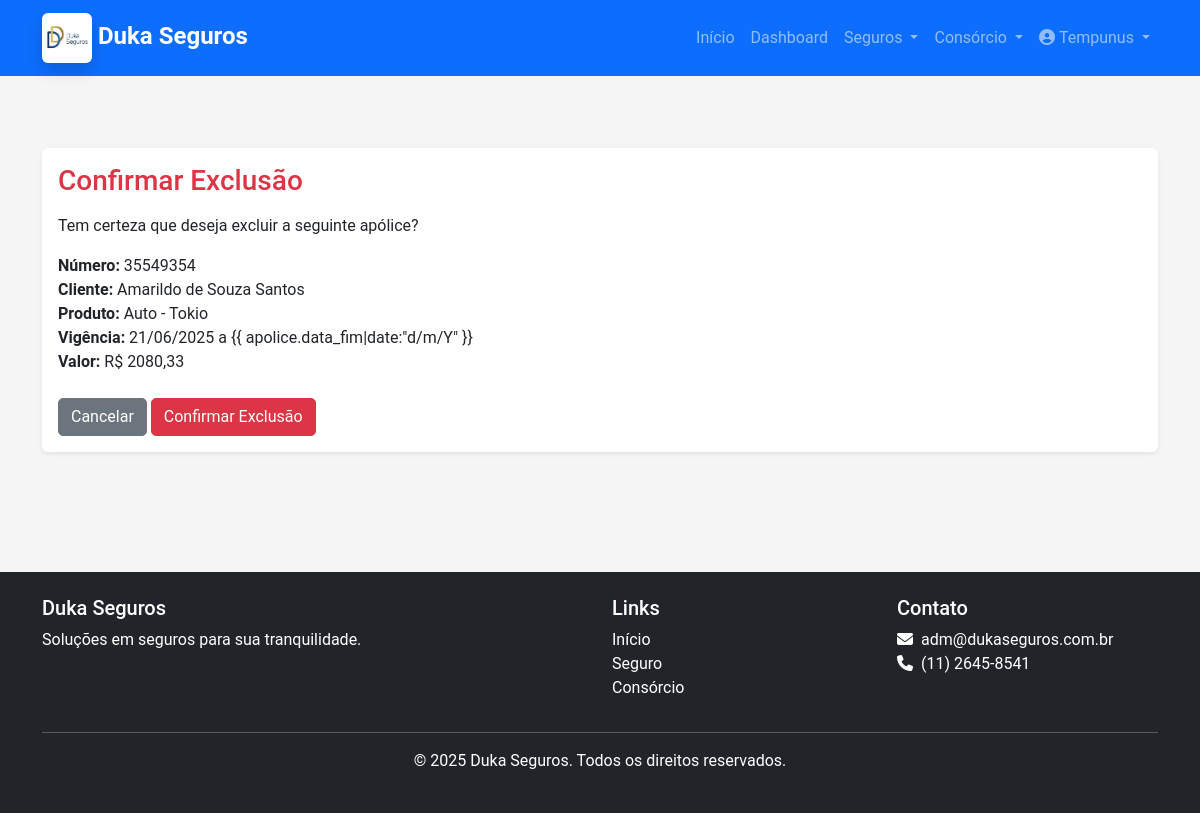
Page /apolices/4/excluir/ (signed in) on the committed database.
### core/models.py (models this page shows, shortened)
class Apolice(models.Model):
    STATUS_CHOICES = [
    ('PROPOSTA', 'Proposta'),
    ('APROVADA', 'Proposta Aprovada'),
    ('ATIVA', 'Ativa'),
    ('PENDENTE', 'Pendente'),
    ('CANCELADA', 'Cancelada'),
    ('VENCIDA', 'Vencida'),
    ('RENOVADA', 'Renovada'),
]
    numero = models.CharField(max_length=50, unique=True)
    cliente = models.ForeignKey(Cliente, on_delete=models.CASCADE, related_name='apolices')
    produto = models.ForeignKey(Produto, on_delete=models.CASCADE, related_name='apolices')
    data_inicio = models.DateField()
    data_fim = models.DateField()
    valor_premio = models.DecimalField(max_digits=10, decimal_places=2)
    valor_comissao = models.DecimalField(max_digits=10, decimal_places=2, blank=True, null=True)
    percentual_comissao = models.DecimalField(max_digits=5, decimal_places=2, blank=True, null=True)
    status = models.CharField(max_length=10, choices=STATUS_CHOICES, default='PROPOSTA')
    observacoes = models.TextField(blank=True, null=True)
    data_cadastro = models.DateTimeField(auto_now_add=True)
    data_atualizacao = models.DateTimeField(auto_now=True)
    cadastrado_por = models.ForeignKey(User, on_delete=models.SET_NULL, null=True, related_name='apolices_cadastradas')
    class Meta:
        verbose_name = 'Apólice'
        verbose_name_plural = 'Apólices'
        ordering = ['-data_inicio']

class Cliente(models.Model):
    TIPO_CHOICES = [
        ('PF', 'Pessoa Física'),
        ('PJ', 'Pessoa Jurídica'),
    ]
    tipo = models.CharField(max_length=2, choices=TIPO_CHOICES, default='PF')
    nome = models.CharField(max_length=200)
    documento = models.CharField(max_length=20, unique=True, help_text="CPF ou CNPJ")
    email = models.EmailField(blank=True, null=True)
    telefone = models.CharField(max_length=20, blank=True, null=True)
    endereco = models.CharField(max_length=255, blank=True, null=True)
    cidade = models.CharField(max_length=100, blank=True, null=True)
    estado = models.CharField(max_length=2, blank=True, null=True)
    cep = models.CharField(max_length=10, blank=True, null=True)
    data_nascimento = models.DateField(blank=True, null=True)
    observacoes = models.TextField(blank=True, null=True)
    data_cadastro = models.DateTimeField(auto_now_add=True)
    data_atualizacao = models.DateTimeField(auto_now=True)
    ativo = models.BooleanField(default=True)
    cadastrado_por = models.ForeignKey(User, on_delete=models.SET_NULL, null=True, related_name='clientes_cadastrados')
    class Meta:
        verbose_name = 'Cliente'
        verbose_name_plural = 'Clientes'
        ordering = ['nome']

class Produto(models.Model):
    CATEGORIA_CHOICES = [
        ('AUTO', 'Automóvel'),
        ('VIDA', 'Vida'),
        ('SAUDE', 'Saúde'),
        ('RESIDENCIAL', 'Residencial'),
        ('EMPRESARIAL', 'Empresarial'),
        ('OUTROS', 'Outros'),
    ]
    nome = models.CharField(max_length=200)
    codigo = models.CharField(max_length=20, blank=True, null=True)
    categoria = models.CharField(max_length=20, choices=CATEGORIA_CHOICES)
    descricao = models.TextField(blank=True, null=True)
    seguradora = models.ForeignKey(Seguradora, on_delete=models.CASCADE, related_name='produtos')
    data_cadastro = models.DateTimeField(auto_now_add=True)
    data_atualizacao = models.DateTimeField(auto_now=True)
    ativo = models.BooleanField(default=True)
    class Meta:
        verbose_name = 'Produto'
        verbose_name_plural = 'Produtos'
        ordering = ['categoria', 'nome']

### core/views.py (the view)
# urls.py: path('apolices/<int:pk>/excluir/', views.apolice_excluir, name='apolice_excluir'),
@login_required
def apolice_excluir(request, pk):
    apolice = get_object_or_404(Apolice, pk=pk)
    if request.method == 'POST':
        apolice.delete()
        messages.success(request, 'Apólice excluída com sucesso!')
        return redirect('apolice_lista')
    return render(request, 'core/apolice_confirmar_exclusao.html', {'apolice': apolice})

### templates/core/apolice_confirmar_exclusao.html (shortened to what this page needs)
{% extends 'base.html' %}
{% load crispy_forms_tags %}
{% block content %}
<div class="container py-5">
    <div class="card shadow-sm">
        <div class="card-body">
            <h3 class="text-danger mb-3">Confirmar Exclusão</h3>
            <p>Tem certeza que deseja excluir a seguinte apólice?</p>
            <ul class="list-unstyled">
                <li><strong>Número:</strong> {{ apolice.numero }}</li>
                <li><strong>Cliente:</strong> {{ apolice.cliente.nome }}</li>
                <li><strong>Produto:</strong> {{ apolice.produto.nome }}</li>
                <li><strong>Vigência:</strong> {{ apolice.data_inicio|date:"d/m/Y" }} a {{ apolice.data_fim|date:"d/m/Y"
                    }}</li>
                <li><strong>Valor:</strong> R$ {{ apolice.valor_premio }}</li>
            </ul>
            <form method="post" class="mt-4">
                <a href="{% url 'apolice_lista' %}" class="btn btn-secondary">Cancelar</a>
                <button type="submit" class="btn btn-danger">Confirmar Exclusão</button>
            </form>
        </div>
    </div>
</div>
{% endblock %}

### templates/base.html (shortened to what this page needs)
{% load static %}
<!DOCTYPE html>
<html lang="pt-br">
<head>
    <link href="https://cdn.jsdelivr.net/npm/bootstrap@5.3.0/dist/css/bootstrap.min.css" rel="stylesheet">
    <link rel="stylesheet" href="https://cdnjs.cloudflare.com/ajax/libs/font-awesome/6.4.0/css/all.min.css">
    <link rel="stylesheet" href="{% static 'css/style.css' %}">
</head>
<body>
    <nav class="navbar navbar-expand-lg navbar-dark bg-primary">
        <div class="container">
            <a class="navbar-brand" href="{% url 'home' %}">
                <img src="{% static 'images/Logo_Icon.jpg' %}" width="50" height="50" alt="Duka Seguros"
                    class="img-fluid rounded shadow"> Duka Seguros
            </a>
            <div class="collapse navbar-collapse" id="navbarNav">
                <ul class="navbar-nav ms-auto">
                    <li class="nav-item">
                        <a class="nav-link" href="{% url 'home' %}">Início</a>
                    </li>
                    {% if user.is_authenticated %}
                    <li class="nav-item">
                        <a class="nav-link" href="{% url 'dashboard' %}">Dashboard</a>
                    </li>
                    <li class="nav-item dropdown">
                        <a class="nav-link dropdown-toggle" href="#" id="servicosDropdown" role="button"
                            data-bs-toggle="dropdown">
                            Seguros
                        </a>
                    </li>
                    <li class="nav-item dropdown">
                        <a class="nav-link dropdown-toggle" href="#" id="consorcioDropdown" role="button" data-bs-toggle="dropdown">
                            Consórcio
                        </a>
                    </li>
                    <li class="nav-item dropdown">
                        <a class="nav-link dropdown-toggle" href="#" id="userDropdown" role="button"
                            data-bs-toggle="dropdown">
                            <i class="fas fa-user-circle me-1"></i>{{ user.username }}
                        </a>
                    </li>
                    {% endif %}
                </ul>
            </div>
        </div>
    </nav>
    <main class="py-4">
        {% block content %}{% endblock %}
    </main>
    <footer class="bg-dark text-white py-4 mt-5">
        <div class="container">
            <div class="row">
                <div class="col-md-6">
                    <h5>Duka Seguros</h5>
                    <p>Soluções em seguros para sua tranquilidade.</p>
                </div>
                <div class="col-md-3">
                    <h5>Links</h5>
                    <ul class="list-unstyled">
                        <li><a href="{% url 'home' %}" class="text-white">Início</a></li>
                        {% if user.is_authenticated %}
                        <li><a href="{% url 'seguradora_lista' %}" class="text-white">Seguro</a></li>
                        {% else %}
                        <li><a href="{% url 'dashboard' %}" class="text-white">Dashboard</a></li>
                        {% endif %}
                        <li><a href="{% url 'consorcio_lista' %}" class="text-white">Consórcio</a></li>
                    </ul>
                </div>
                <div class="col-md-3">
                    <h5>Contato</h5>
                    <ul class="list-unstyled">
                        <li><i class="fas fa-envelope me-2"></i>adm@dukaseguros.com.br</li>
                        <li><i class="fas fa-phone me-2"></i>(11) 2645-8541</li>
                    </ul>
                </div>
            </div>
            <hr>
            <div class="text-center">
                <p>&copy; {% now "Y" %} Duka Seguros. Todos os direitos reservados.</p>
            </div>
        </div>
    </footer>
</body>
</html>

### static/css/style.css (style rules this page uses)
:root { --primary-color: #0d6efd; --secondary-color: #6c757d; --success-color: #198754; --info-color: #0dcaf0; --warning-color: #ffc107; --danger-color: #dc3545; --light-color: #f8f9fa; --dark-color: #212529; }
body { font-family: 'Roboto', sans-serif; color: #333; background-color: #f5f5f5; }
.navbar-brand { font-weight: 700; font-size: 1.5rem; }
.card { border: none; transition: transform 0.3s ease, box-shadow 0.3s ease; }
.btn { border-radius: 5px; transition: all 0.3s ease; }
footer { background-color: var(--dark-color); color: white; padding: 3rem 0; }
footer a { color: rgba(255, 255, 255, 0.8); text-decoration: none; }

### rows in the picture
Apolice: numero "35549354", cliente.nome "Amarildo de Souza Santos", produto.nome "Auto - Tokio", data_inicio "21/06/2025", valor_premio "2080,33"

### other values in the picture
{{ user.username }} "Tempunus"
